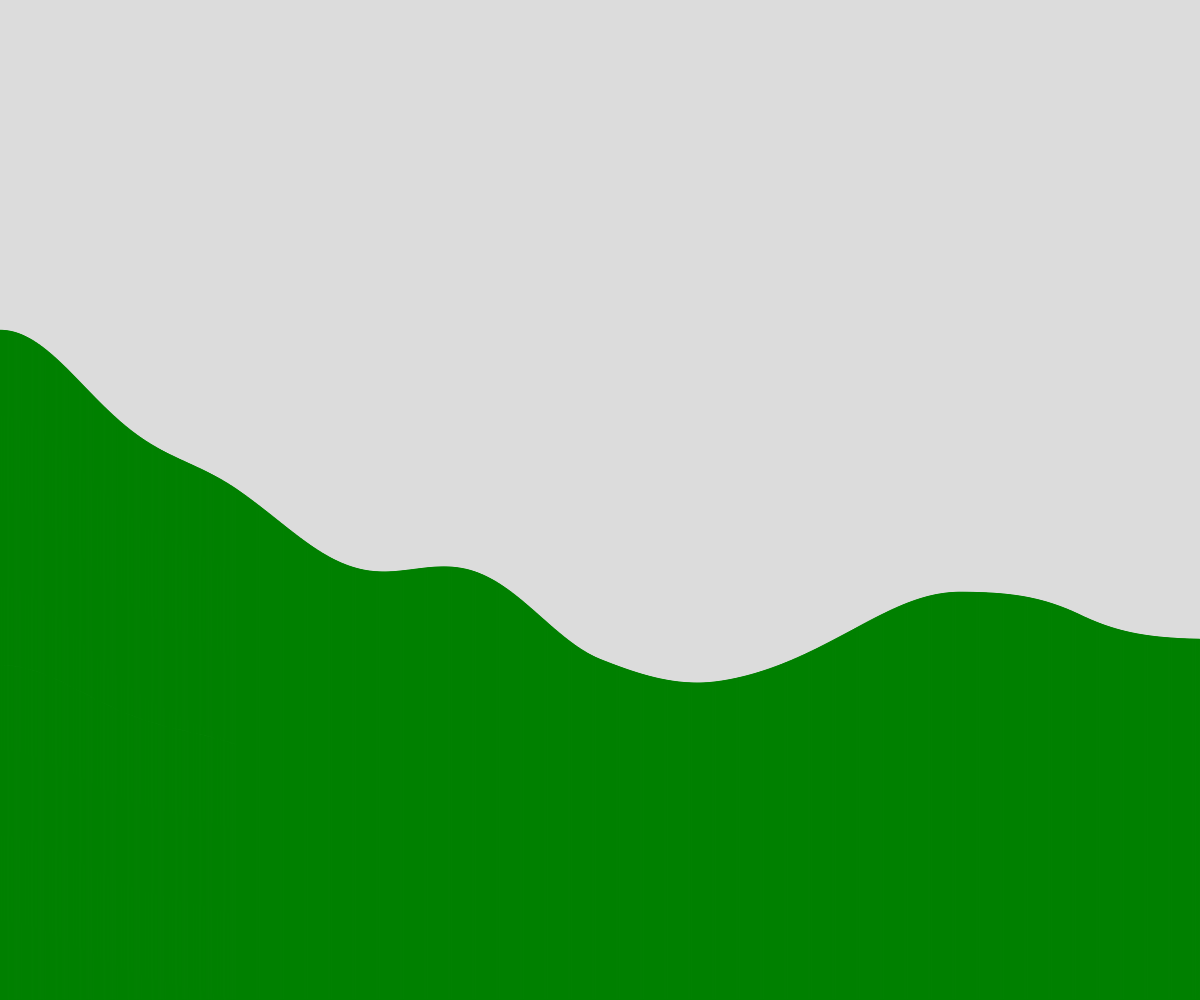
Frame 1 (no input)
Frame 60 (no input): identical to frame 1, image omitted
Frame 120 (the mouse pressed at the canvas centre since frame 60): identical to frame 1, image omitted

The p5.js sketch that drew this single still picture (run headless with seeded random() and noise() and a simulated clock; from frame 60 on, the mouse is pressed at the canvas centre):

// p5.js sketch
// ── sketch.js
// Terrain Generation
// Jiya Khalsa Bangar
// 16 October, Thursday 

let terrain = [];
const NUMBER_OF_RECTS = 1250;

function setup() {
  createCanvas(windowWidth, windowHeight);
  generateTerrain();
}

function draw() {
  background(220);
  fill("green");
  stroke("green");

  for (let theRect of terrain) {
    rect(theRect.x, theRect.y, theRect.w, theRect.h);
  }
}
function generateTerrain(){
  let theWidth = width/NUMBER_OF_RECTS;
  let time = 0;
  let deltaTime = 0.001;
  for (let i = 0; i < NUMBER_OF_RECTS; i++) {
    let theHeight = noise(time) * height;
    let someRect = spawnRectangle(theWidth * i, theWidth, theHeight);
    terrain.push(someRect);
    time += deltaTime;
  }
  
}
function spawnRectangle(leftSide, rectWidth, rectHeight) {
  let theRect = {
    x: leftSide,
    y: height - rectHeight,
    w: rectWidth,
    h: rectHeight,
  };

  return theRect;
}
